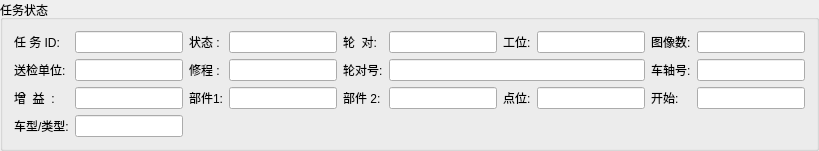
         <widget class="QGroupBox" name="Work_TaskGroup">
          <property name="sizePolicy">
           <sizepolicy hsizetype="Preferred" vsizetype="Maximum">
            <horstretch>0</horstretch>
            <verstretch>0</verstretch>
           </sizepolicy>
          </property>
          <property name="title">
           <string>任务状态</string>
          </property>
          <layout class="QGridLayout" name="Work_TaskGrid">
           <item row="0" column="0">
            <widget class="QLabel" name="label_Work_TaskID">
             <property name="sizePolicy">
              <sizepolicy hsizetype="Maximum" vsizetype="Preferred">
               <horstretch>0</horstretch>
               <verstretch>0</verstretch>
              </sizepolicy>
             </property>
             <property name="text">
              <string>任 务 ID:</string>
             </property>
            </widget>
           </item>
           <item row="0" column="1">
            <widget class="QLineEdit" name="Work_TaskID">
             <property name="sizePolicy">
              <sizepolicy hsizetype="Preferred" vsizetype="Fixed">
               <horstretch>0</horstretch>
               <verstretch>0</verstretch>
              </sizepolicy>
             </property>
             <property name="alignment">
              <set>Qt::AlignLeading|Qt::AlignLeft|Qt::AlignVCenter</set>
             </property>
             <property name="readOnly">
              <bool>true</bool>
             </property>
            </widget>
           </item>
           <item row="0" column="2">
            <widget class="QLabel" name="label_Work_State">
             <property name="sizePolicy">
              <sizepolicy hsizetype="Maximum" vsizetype="Preferred">
               <horstretch>0</horstretch>
               <verstretch>0</verstretch>
              </sizepolicy>
             </property>
             <property name="text">
              <string>状态 :</string>
             </property>
            </widget>
           </item>
           <item row="0" column="3">
            <widget class="QLineEdit" name="Work_State">
             <property name="sizePolicy">
              <sizepolicy hsizetype="Preferred" vsizetype="Maximum">
               <horstretch>0</horstretch>
               <verstretch>0</verstretch>
              </sizepolicy>
             </property>
             <property name="alignment">
              <set>Qt::AlignLeading|Qt::AlignLeft|Qt::AlignVCenter</set>
             </property>
             <property name="readOnly">
              <bool>true</bool>
             </property>
            </widget>
           </item>
           <item row="0" column="4">
            <widget class="QLabel" name="label_Work_Wheel">
             <property name="sizePolicy">
              <sizepolicy hsizetype="Maximum" vsizetype="Preferred">
               <horstretch>0</horstretch>
               <verstretch>0</verstretch>
              </sizepolicy>
             </property>
             <property name="text">
              <string>轮  对:</string>
             </property>
            </widget>
           </item>
           <item row="0" column="5">
            <widget class="QLineEdit" name="Work_Wheel">
             <property name="sizePolicy">
              <sizepolicy hsizetype="Preferred" vsizetype="Maximum">
               <horstretch>0</horstretch>
               <verstretch>0</verstretch>
              </sizepolicy>
             </property>
             <property name="alignment">
              <set>Qt::AlignLeading|Qt::AlignLeft|Qt::AlignVCenter</set>
             </property>
             <property name="readOnly">
              <bool>true</bool>
             </property>
            </widget>
           </item>
           <item row="0" column="6">
            <widget class="QLabel" name="label_Work_Pos">
             <property name="sizePolicy">
              <sizepolicy hsizetype="Maximum" vsizetype="Preferred">
               <horstretch>0</horstretch>
               <verstretch>0</verstretch>
              </sizepolicy>
             </property>
             <property name="text">
              <string>工位:</string>
             </property>
            </widget>
           </item>
           <item row="0" column="7">
            <widget class="QLineEdit" name="Work_Pos">
             <property name="sizePolicy">
              <sizepolicy hsizetype="Preferred" vsizetype="Maximum">
               <horstretch>0</horstretch>
               <verstretch>0</verstretch>
              </sizepolicy>
             </property>
             <property name="alignment">
              <set>Qt::AlignLeading|Qt::AlignLeft|Qt::AlignVCenter</set>
             </property>
             <property name="readOnly">
              <bool>true</bool>
             </property>
            </widget>
           </item>
           <item row="0" column="8">
            <widget class="QLabel" name="label_Work_Images">
             <property name="sizePolicy">
              <sizepolicy hsizetype="Maximum" vsizetype="Preferred">
               <horstretch>0</horstretch>
               <verstretch>0</verstretch>
              </sizepolicy>
             </property>
             <property name="text">
              <string>图像数:</string>
             </property>
            </widget>
           </item>
           <item row="0" column="9">
            <widget class="QLineEdit" name="Work_Images">
             <property name="sizePolicy">
              <sizepolicy hsizetype="Preferred" vsizetype="Maximum">
               <horstretch>0</horstretch>
               <verstretch>0</verstretch>
              </sizepolicy>
             </property>
             <property name="alignment">
              <set>Qt::AlignLeading|Qt::AlignLeft|Qt::AlignVCenter</set>
             </property>
             <property name="readOnly">
              <bool>true</bool>
             </property>
            </widget>
           </item>
           <item row="1" column="0">
            <widget class="QLabel" name="label_Work_SendUnit">
             <property name="sizePolicy">
              <sizepolicy hsizetype="Maximum" vsizetype="Preferred">
               <horstretch>0</horstretch>
               <verstretch>0</verstretch>
              </sizepolicy>
             </property>
             <property name="text">
              <string>送检单位:</string>
             </property>
            </widget>
           </item>
           <item row="1" column="1">
            <widget class="QLineEdit" name="Work_SendUnit">
             <property name="sizePolicy">
              <sizepolicy hsizetype="Preferred" vsizetype="Fixed">
               <horstretch>0</horstretch>
               <verstretch>0</verstretch>
              </sizepolicy>
             </property>
             <property name="alignment">
              <set>Qt::AlignLeading|Qt::AlignLeft|Qt::AlignVCenter</set>
             </property>
             <property name="readOnly">
              <bool>true</bool>
             </property>
            </widget>
           </item>
           <item row="1" column="2">
            <widget class="QLabel" name="label_Work_Repair">
             <property name="sizePolicy">
              <sizepolicy hsizetype="Maximum" vsizetype="Preferred">
               <horstretch>0</horstretch>
               <verstretch>0</verstretch>
              </sizepolicy>
             </property>
             <property name="text">
              <string>修程 :</string>
             </property>
            </widget>
           </item>
           <item row="1" column="3">
            <widget class="QLineEdit" name="Work_Repair">
             <property name="sizePolicy">
              <sizepolicy hsizetype="Preferred" vsizetype="Fixed">
               <horstretch>0</horstretch>
               <verstretch>0</verstretch>
              </sizepolicy>
             </property>
             <property name="alignment">
              <set>Qt::AlignLeading|Qt::AlignLeft|Qt::AlignVCenter</set>
             </property>
             <property name="readOnly">
              <bool>true</bool>
             </property>
            </widget>
           </item>
           <item row="1" column="4">
            <widget class="QLabel" name="label_Work_WheelsetNo">
             <property name="sizePolicy">
              <sizepolicy hsizetype="Maximum" vsizetype="Preferred">
               <horstretch>0</horstretch>
               <verstretch>0</verstretch>
              </sizepolicy>
             </property>
             <property name="text">
              <string>轮对号:</string>
             </property>
            </widget>
           </item>
           <item row="1" column="5" colspan="3">
            <widget class="QLineEdit" name="Work_WheelsetNo">
             <property name="sizePolicy">
              <sizepolicy hsizetype="Preferred" vsizetype="Fixed">
               <horstretch>0</horstretch>
               <verstretch>0</verstretch>
              </sizepolicy>
             </property>
             <property name="alignment">
              <set>Qt::AlignLeading|Qt::AlignLeft|Qt::AlignVCenter</set>
             </property>
             <property name="readOnly">
              <bool>true</bool>
             </property>
            </widget>
           </item>
           <item row="1" column="8">
            <widget class="QLabel" name="label_Work_AxleNo">
             <property name="sizePolicy">
              <sizepolicy hsizetype="Maximum" vsizetype="Preferred">
               <horstretch>0</horstretch>
               <verstretch>0</verstretch>
              </sizepolicy>
             </property>
             <property name="text">
              <string>车轴号:</string>
             </property>
            </widget>
           </item>
           <item row="1" column="9">
            <widget class="QLineEdit" name="Work_AxleNo">
             <property name="sizePolicy">
              <sizepolicy hsizetype="Preferred" vsizetype="Fixed">
               <horstretch>0</horstretch>
               <verstretch>0</verstretch>
              </sizepolicy>
             </property>
             <property name="alignment">
              <set>Qt::AlignLeading|Qt::AlignLeft|Qt::AlignVCenter</set>
             </property>
             <property name="readOnly">
              <bool>true</bool>
             </property>
            </widget>
           </item>
           <item row="2" column="0">
            <widget class="QLabel" name="label_Work_Gain">
             <property name="sizePolicy">
              <sizepolicy hsizetype="Maximum" vsizetype="Preferred">
               <horstretch>0</horstretch>
               <verstretch>0</verstretch>
              </sizepolicy>
             </property>
             <property name="text">
              <string>增  益  :</string>
             </property>
            </widget>
           </item>
           <item row="2" column="1">
            <widget class="QLineEdit" name="Work_Gain">
             <property name="sizePolicy">
              <sizepolicy hsizetype="Preferred" vsizetype="Maximum">
               <horstretch>0</horstretch>
               <verstretch>0</verstretch>
              </sizepolicy>
             </property>
             <property name="alignment">
              <set>Qt::AlignLeading|Qt::AlignLeft|Qt::AlignVCenter</set>
             </property>
             <property name="readOnly">
              <bool>true</bool>
             </property>
            </widget>
           </item>
           <item row="2" column="2">
            <widget class="QLabel" name="label_Work_Part1">
             <property name="sizePolicy">
              <sizepolicy hsizetype="Maximum" vsizetype="Preferred">
               <horstretch>0</horstretch>
               <verstretch>0</verstretch>
              </sizepolicy>
             </property>
             <property name="text">
              <string>部件1:</string>
             </property>
            </widget>
           </item>
           <item row="2" column="3">
            <widget class="QLineEdit" name="Work_Part1">
             <property name="sizePolicy">
              <sizepolicy hsizetype="Preferred" vsizetype="Fixed">
               <horstretch>0</horstretch>
               <verstretch>0</verstretch>
              </sizepolicy>
             </property>
             <property name="alignment">
              <set>Qt::AlignLeading|Qt::AlignLeft|Qt::AlignVCenter</set>
             </property>
             <property name="readOnly">
              <bool>true</bool>
             </property>
            </widget>
           </item>
           <item row="2" column="4">
            <widget class="QLabel" name="label_Work_Part2">
             <property name="sizePolicy">
              <sizepolicy hsizetype="Maximum" vsizetype="Preferred">
               <horstretch>0</horstretch>
               <verstretch>0</verstretch>
              </sizepolicy>
             </property>
             <property name="text">
              <string>部件 2:</string>
             </property>
            </widget>
           </item>
           <item row="2" column="5">
            <widget class="QLineEdit" name="Work_Part2">
             <property name="sizePolicy">
              <sizepolicy hsizetype="Preferred" vsizetype="Fixed">
               <horstretch>0</horstretch>
               <verstretch>0</verstretch>
              </sizepolicy>
             </property>
             <property name="alignment">
              <set>Qt::AlignLeading|Qt::AlignLeft|Qt::AlignVCenter</set>
             </property>
             <property name="readOnly">
              <bool>true</bool>
             </property>
            </widget>
           </item>
           <item row="2" column="6">
            <widget class="QLabel" name="label_Work_Point">
             <property name="sizePolicy">
              <sizepolicy hsizetype="Maximum" vsizetype="Preferred">
               <horstretch>0</horstretch>
               <verstretch>0</verstretch>
              </sizepolicy>
             </property>
             <property name="text">
              <string>点位:</string>
             </property>
            </widget>
           </item>
           <item row="2" column="7">
            <widget class="QLineEdit" name="Work_Point">
             <property name="sizePolicy">
              <sizepolicy hsizetype="Preferred" vsizetype="Fixed">
               <horstretch>0</horstretch>
               <verstretch>0</verstretch>
              </sizepolicy>
             </property>
             <property name="alignment">
              <set>Qt::AlignLeading|Qt::AlignLeft|Qt::AlignVCenter</set>
             </property>
             <property name="readOnly">
              <bool>true</bool>
             </property>
            </widget>
           </item>
           <item row="2" column="8">
            <widget class="QLabel" name="label_Work_StartTime">
             <property name="sizePolicy">
              <sizepolicy hsizetype="Maximum" vsizetype="Preferred">
               <horstretch>0</horstretch>
               <verstretch>0</verstretch>
              </sizepolicy>
             </property>
             <property name="text">
              <string>开始:</string>
             </property>
            </widget>
           </item>
           <item row="2" column="9">
            <widget class="QLineEdit" name="Work_StartTime">
             <property name="sizePolicy">
              <sizepolicy hsizetype="Preferred" vsizetype="Fixed">
               <horstretch>0</horstretch>
               <verstretch>0</verstretch>
              </sizepolicy>
             </property>
             <property name="alignment">
              <set>Qt::AlignLeading|Qt::AlignLeft|Qt::AlignVCenter</set>
             </property>
             <property name="readOnly">
              <bool>true</bool>
             </property>
            </widget>
           </item>
           <item row="6" column="0">
            <widget class="QLabel" name="label_Work_CarType">
             <property name="sizePolicy">
              <sizepolicy hsizetype="Maximum" vsizetype="Preferred">
               <horstretch>0</horstretch>
               <verstretch>0</verstretch>
              </sizepolicy>
             </property>
             <property name="text">
              <string>车型/类型:</string>
             </property>
            </widget>
           </item>
           <item row="6" column="1">
            <widget class="QLineEdit" name="Work_CarType">
             <property name="sizePolicy">
              <sizepolicy hsizetype="Preferred" vsizetype="Fixed">
               <horstretch>0</horstretch>
               <verstretch>0</verstretch>
              </sizepolicy>
             </property>
             <property name="alignment">
              <set>Qt::AlignLeading|Qt::AlignLeft|Qt::AlignVCenter</set>
             </property>
             <property name="readOnly">
              <bool>true</bool>
             </property>
            </widget>
           </item>
          </layout>
         </widget>
